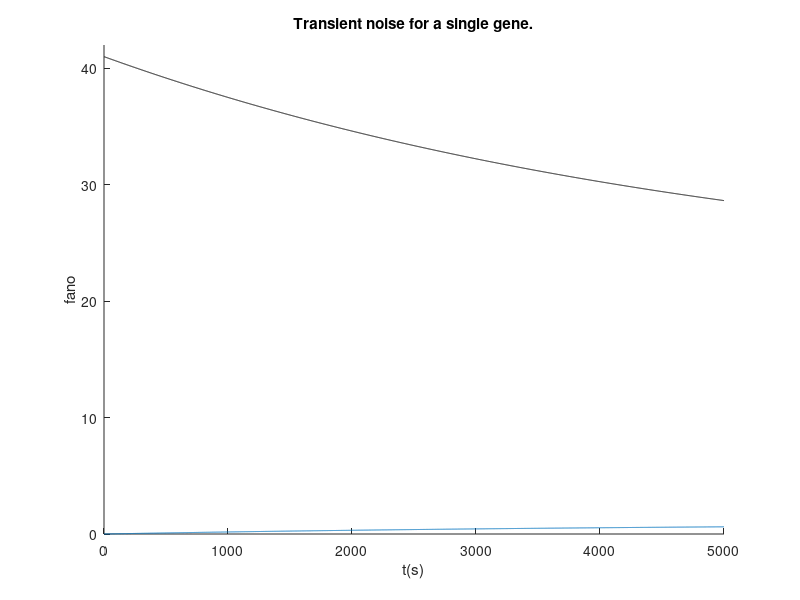

Reproduce this figure in MATLAB.
t = 0:5000;
p_half = 3600;
b = 20;
k_R = 0.01;
eta = 0;
gamma_p = log(2)/p_half;

figure
hold on

fano = (( (1 - exp(-2 * gamma_p .* t))./(1 - exp(-gamma_p .* t)) ) .* b ./(1 + eta)) + 1;
plot(t, fano, 'k')

ylim([0 42])
xlabel('t(s)')
ylabel('fano')
title('Transient noise for a single gene.')

eta = 1/150;
fano = 1-exp(-gamma_p*t);
plot(t, fano)